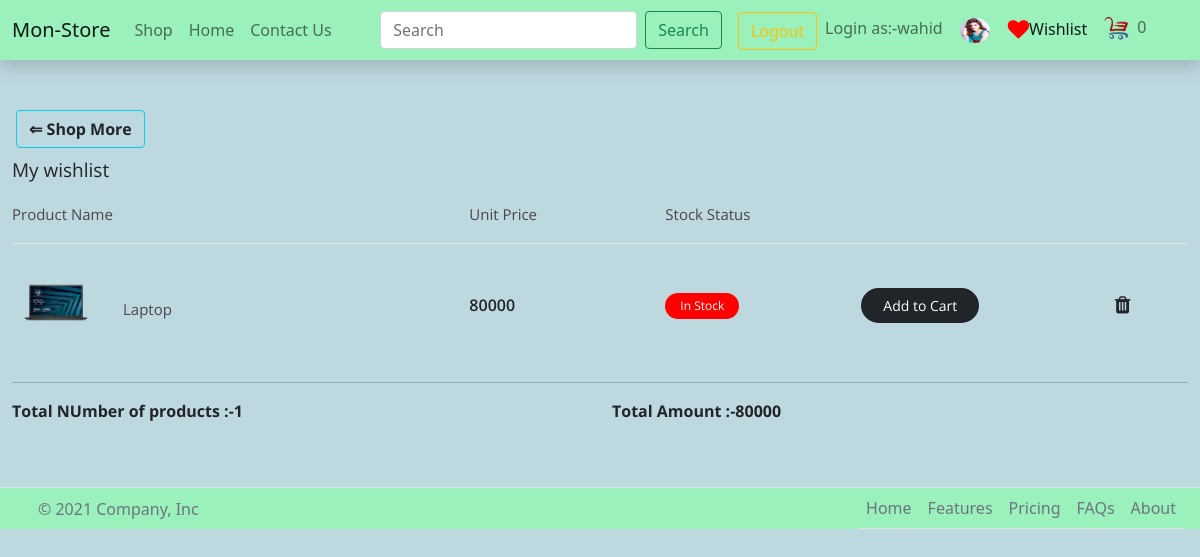
Page /wishlist/ (signed in) on the committed database.
### customer/models.py (models this page shows, shortened)
class Customer(models.Model):
    id = models.BigAutoField(primary_key=True)
    user = models.OneToOneField(User, on_delete=models.CASCADE)
    name = models.CharField(max_length=50)
    email = models.EmailField(max_length=50)
    phone = models.CharField(max_length=15)
    address = models.CharField(max_length=100,default=None,null=True,blank=True)
    pin = models.CharField(max_length=50,default=None,null=True,blank=True)
    city = models.CharField(max_length=50,default=None,null=True,blank=True)
    state = models.CharField(max_length=50,default=None,null=True,blank=True)
    pic = models.ImageField(upload_to='images',default='avatar.jpg',null=True,blank=True)
    date_added = models.DateTimeField(auto_now_add=True)

class Wishlist(models.Model):
    customer = models.ForeignKey(Customer, on_delete=models.SET_NULL, null=True )
    product = models.ForeignKey(Product, on_delete=models.SET_NULL, null=True)

### seller/models.py (models this page shows, shortened)
class Product(models.Model):
    field_size=(
        ('s','s'),
        ('m','m'),
        ('l','l'),
        ('xl','xl'),
    )
    color_choice=(
        ('red','red'),
        ('blue','blue'),
        ('green','green'),
        ('pink','pink'),
        ('black','black'),
        ('brown','brown'),
        ('yellow','yellow'),
        ('white','white'),
        ('silver','silver'),
    )
    name = models.CharField(max_length=120)
    maincategory = models.ForeignKey(Maincategory,on_delete=models.CASCADE)
    subcategory = models.ForeignKey(Subcategory,on_delete=models.CASCADE)
    brand = models.ForeignKey(Brand,on_delete=models.CASCADE, null=True)
    seller = models.ForeignKey(Seller,on_delete=models.CASCADE,default=None)
    baseprice = models.IntegerField()
    discount = models.IntegerField()
    finalprice = models.IntegerField()
    size = models.CharField(max_length=10, choices=field_size, default='s', null=True, blank=True)
    color = models.CharField(max_length=20, choices=color_choice, null=True)
    description = models.TextField()
    stock = models.CharField(max_length=20,default="In Stock")
    pic1 = models.ImageField(upload_to="images")
    pic2 = models.ImageField(upload_to="images",default=None,null=True,blank=True)
    pic3 = models.ImageField(upload_to="images",default=None,null=True,blank=True)
    pic4 = models.ImageField(upload_to="images",default=None,null=True,blank=True)

### customer/views.py (the view)
# urls.py: path('wishlist/',views.Wishlistprod, name='wishlist'),
def Wishlistprod(request, pk=None):
    if request.user.is_authenticated:
        if pk is not None:
            customer = Customer.objects.get(user=request.user)
            product = Product.objects.get(id=pk)
            wish = Wishlist(customer=customer,product=product)
            wishlist = Wishlist.objects.filter(customer=customer,product=product).exists()
            if wishlist:
                messages.info(request, 'This product is already in your wishlist ')
            else:
                wish = Wishlist(customer=customer,product=product)
                wish.save()
                messages.success(request, 'This product is added in your wishlist ')
            return redirect('/wishlist/')
        else:
            list = Wishlist.objects.filter(customer= request.user.customer)
            wishlistitems= list.count()
            cartdata=cartData(request)
            cartitem=cartdata['cartitem']
            sum=0
            for pro in list:
                sum+=pro.product.finalprice
            final_price=sum
    else:
        messages.success(request, 'You need to login to first ')
        return redirect('/logincust/')
    context = {'wishlistitems':wishlistitems,'list':list,'final_price':final_price,'cartitem':cartitem}
    return render(request, 'customer/wishlist.html', context)

### customer/models.py (called while the page is built)
    @property
    def Total_quantity(self):
        product=self.orderitem_set.all()
        total = sum([item.quantity for item in product])
        return total

### customer/utils.py (called while the page is built)
def cartData(request):
    try:
        if request.user.is_authenticated:
            customer= request.user.customer
            order, created = Order.objects.get_or_create(customer=customer, completed=False)
            item = order.orderitem_set.all
            cartitem = order.Total_quantity
        else:
            cookiedata=GetCookie(request)
            cartitem=cookiedata['cartitem']
            order=cookiedata['order']
            item=cookiedata['item']
        return {'item':item, 'order':order, 'cartitem':cartitem,'order':order}
    except:
        cartitem={''}
        return cartitem

### templates/customer/wishlist.html (shortened to what this page needs)
{% extends 'base.html' %}
{% load static %}
{% block wish %} active{% endblock wish%}
{% block body%}
<link rel="stylesheet" href="{% static 'css/Product.css' %}">
<div class="cart-wrap">
    <a class="btn btn-outline-info text-dark fw-bold mb-2 ms-3" href="{% url 'home' %}">&lArr; Shop More</a>
    <div class="container-fluid ">
        <div class="row">
            <div class="col-md-12">
                <div class="main-heading mb-10">My wishlist</div>
                <div class="table-wishlist">
                    <table cellpadding="0" cellspacing="0"  width="100%">
                        <thead>
                            <tr>
                                <th width="35%">Product Name</th>
                                <th width="15%">Unit Price</th>
                                <th width="15%">Stock Status</th>
                                <th width="15%"></th>
                                <th width="10%"></th>
                            </tr>
                        </thead>
                        <tbody>
                            {% for li in list %}
                            <tr>
                                <td width="35%">
                                    <div class="display-flex align-center">
                                        <div class="img-product">
                                           <a href="{% url 'product_detail' li.product.id %}"> <img src="{{li.product.pic1.url}}" alt="" class="mCS_img_loaded"></a>
                                        </div>
                                        <div class="name-product">
                                            {{li.product.name}}
                                        </div>
                                    </div>
                                </td>
                                <td width="15%" class="price">{{li.product.finalprice}}</td>
                                <td width="15%"><span class="in-stock-box">{{li.product.stock}}</span></td>
                                <td width="15%"><a data-productid="{{li.product.id}}" data-action="add" class="round-black-btn btn small-btn add-to-cart">Add to Cart</a></td>
                                <td width="10%" class="text-center"><a href="{% url 'deletewishlist' li.id %}" class="trash-icon"><i class="fa fa-trash"></i></a></td>
                            </tr>
                            {% endfor %}
                        </tbody>
                    </table>
                </div>
            <hr>
                <div class="row">
                    <div class="col-md-6 fw-bold">
                        Total NUmber of products  :-{{wishlistitems}}
                    </div>
                    <div class="col-md-6 fw-bold">
                        Total Amount :-{{final_price}}
                    </div>
                </div>
            </div>
        </div>
    </div>
</div>
{% endblock body%}

### templates/base.html (shortened to what this page needs)
<!doctype html>
{% load static %}
<html lang="en">
<head>
    <link href="https://cdn.jsdelivr.net/npm/bootstrap@5.1.3/dist/css/bootstrap.min.css" rel="stylesheet"
>
    <link href="https://maxcdn.bootstrapcdn.com/font-awesome/4.7.0/css/font-awesome.min.css" rel="stylesheet">
    <link rel="stylesheet" href="{% static 'css/main.css' %}">
    <link rel="stylesheet" href="{% static 'css/product.css' %}">
</head>
<body>
    <nav class="navbar fixed-top navbar-expand-lg navbar-light back shadow">
        <div class="container-fluid">
            <a class="navbar-brand" href="{% url 'home' %}">Mon-Store</a>
            <ul class="navbar-nav me-auto  mb-lg-0">
                <li class="nav-item">
                    <a class="nav-link {% block shop %}{% endblock shop%}" href="/shop/All/All/All/">Shop</a>
                </li>
            </ul>
            <div class="collapse navbar-collapse" id="navbarSupportedContent">
                <ul class="navbar-nav me-auto mb-2 mb-lg-0">
                    <li class="nav-item">
                        <a class="nav-link {% block home %}{% endblock home%}" aria-current="page"
                            href="{% url 'home' %}">Home</a>
                    </li>
                    <li class="nav-item">
                        <a class="nav-link {% block contact %}{% endblock contact%}" href="{% url 'contact' %}">Contact
                            Us</a>
                    </li>
                </ul>
                <form class="d-flex" method="post" action="/shop/All/All/All/">
                    <input class="form-control me-2" type="search" name="search" placeholder="Search"
                        aria-label="Search">
                    <button class="btn btn-outline-success me-3" type="submit">Search</button>
                </form>
                <ul class="navbar-nav me-auto mb-2 mb-lg-0">
                    {% if request.user.is_authenticated %}
                    {% if request.user.seller %}
                    <li class="nav-item">
                        <a class="btn btn-outline-warning" href="{% url 'logout' %}">Logout</a>
                    </li>
                    <li class="nav-item">
                        <a class="nav-link" href="{% url 'profile' %}">Login as:-{{request.user.username}}</a>
                    </li>
                    <li class="nav-item">
                        <a class="nav-link" href="{% url 'profile' %}"><img class="nav-image"
                                src="{{request.user.seller.pic.url}}" alt=""></a>
                    </li>
                    {% else %}
                    <li class="nav-item mt-1">
                        <a class=" btn btn-outline-warning" href="{% url 'logoutcust' %}">Logout</a>
                    </li>
                    <li class="nav-item">
                        <a class="nav-link" href="{% url 'profilecust' %}">Login as:-{{request.user.username}}</a>
                    </li>
                    <li class="nav-item">
                        <button type="button" class="btn m-0 p-0" data-bs-toggle="tooltip"
                            data-bs-placement="bottom left" title="Customer Profile">
                            <a class="nav-link" href="{% url 'profilecust' %}"><img class="nav-image"
                                    src="{{request.user.customer.pic.url}}" alt=""></a>
                        </button>
                    </li>
                    {% endif %}
                    {% endif %}
                    {% if not request.user.seller %}
                    <li class="nav-item p-0 m-0">
                        <button type="button" class="btn m-0 p-0" data-bs-toggle="tooltip" data-bs-placement="bottom"
                            title="Go To Wishlist">
                            <a class="nav-link {% block wish %}{% endblock wish%}" href="{% url 'wishlist' %}"><i
                                    class="fa fa-heart fa-red fa-lg fa-spin"></i>Wishlist</a>
                        </button>
                    </li>
                    <li class="nav-item p-0 m-0">
                        <button type="button" class="btn m-0 p-0 " data-bs-toggle="tooltip"
                            data-bs-placement="bottom left" title="Go To Cart">
                            <a class="nav-link p-0 m-0" href="{% url 'cart' %}">
                                <img src="{% static 'images/cart.png' %}" alt="" height="40">{{cartitem}}</a>
                        </button>
                    </li>
                    {% endif %}
                </ul>
            </div>
        </div>
    </nav>
    {% block body%}
    {% endblock body%}
    <footer class="d-flex flex-wrap justify-content-between back sticky-bottom align-items-center  mt-4 border-top">
        <div class="col-md-4 d-flex align-items-center">
            <a href="/" class="mb-3 me-2 mb-md-0 text-muted text-decoration-none lh-1">
                <svg class="bi" width="30" height="24">
                    <use xlink:href="#bootstrap"></use>
                </svg>
            </a>
            <span class="text-muted">© 2021 Company, Inc</span>
        </div>
        <ul class="nav justify-content-center border-bottom  mx-3">
            <li class="nav-item"><a href="#" class="nav-link px-2 text-muted">Home</a></li>
            <li class="nav-item"><a href="#" class="nav-link px-2 text-muted">Features</a></li>
            <li class="nav-item"><a href="#" class="nav-link px-2 text-muted">Pricing</a></li>
            <li class="nav-item"><a href="#" class="nav-link px-2 text-muted">FAQs</a></li>
            <li class="nav-item"><a href="#" class="nav-link px-2 text-muted">About</a></li>
        </ul>
    </footer>
</body>
</html>

### static/css/main.css (style rules this page uses)
* { margin: 0; padding: 0; }
body { background-color: rgba(156, 196, 207, 0.646); margin-top: 70px; }
.back { background-color: rgb(154, 241, 187); }
.shadow { box-shadow: 3px 3px 4px 5px rgba(0, 0, 0, 0.32); }
.nav-image { margin: 0; padding: 0; width: 30px; height: 25px; border-radius: 50%; }
.fa-red { color: red; }

### static/css/product.css (style rules this page uses)
img { max-width: 100%; }
.product-title, .price, .sizes, .colors { text-transform: UPPERCASE; font-weight: bold; }
.product-title, .rating, .product-description, .price, .vote, .sizes { margin-bottom: 15px; }
.cart-wrap { padding: 40px 0; font-family: 'Open Sans', sans-serif; }
.main-heading { font-size: 19px; margin-bottom: 20px; }
.table-wishlist table { width: 100%; }
.table-wishlist thead { border-bottom: 1px solid #e5e5e5; margin-bottom: 5px; }
.table-wishlist thead tr th { padding: 8px 0 18px; color: #484848; font-size: 15px; font-weight: 400; }
.table-wishlist tr td { padding: 25px 0; vertical-align: middle; }
.table-wishlist tr td .img-product { width: 72px; float: left; margin-left: 8px; margin-right: 31px; line-height: 63px; }
.table-wishlist tr td .img-product img { width: 100%; }
.table-wishlist tr td .name-product { font-size: 15px; color: #484848; padding-top: 8px; line-height: 24px; width: 50%; }
.table-wishlist tr td.price { font-weight: 600; }
.display-flex { display: flex; }
.align-center { align-items: center; }
.round-black-btn { border-radius: 25px; background: #212529; color: #fff; padding: 5px 20px; display: inline-block; border: solid 2px #212529; transition: all 0.5s ease-in-out 0s; cursor: pointer; font-size: 14px; }
.mb-10 { margin-bottom: 10px !important; }
.in-stock-box { background: #ff0000; font-size: 12px; text-align: center; border-radius: 25px; padding: 4px 15px; display: inline-block; color: #fff; }
.trash-icon { font-size: 20px; color: #212529; }

### rows in the picture
Wishlist: product.pic1 (picture), product.name "Laptop", product.finalprice "80000", product.stock "In Stock"

### other values in the picture
{{ request.user.username }} "wahid"
{{ cartitem }} "0"
{{ wishlistitems }} "1"
{{ final_price }} "80000"
